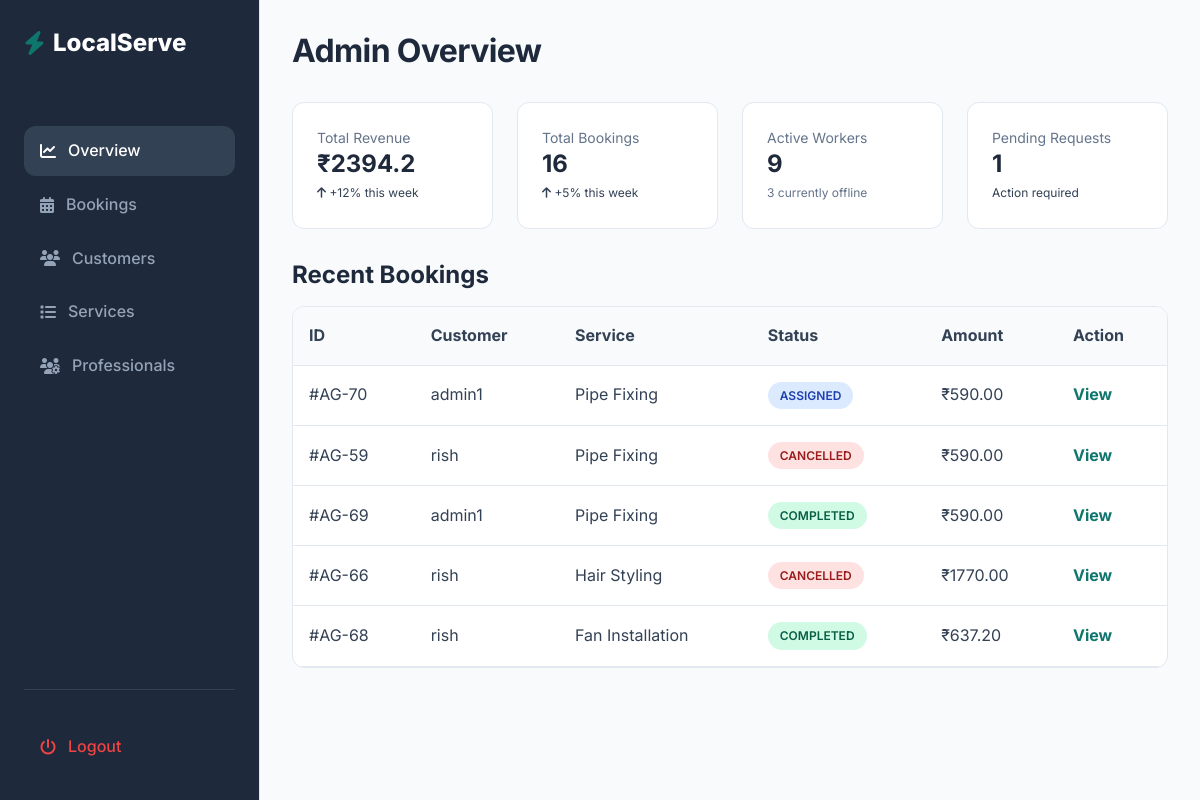
/dashboard/admin/, run on an earlier commit of the app's database.
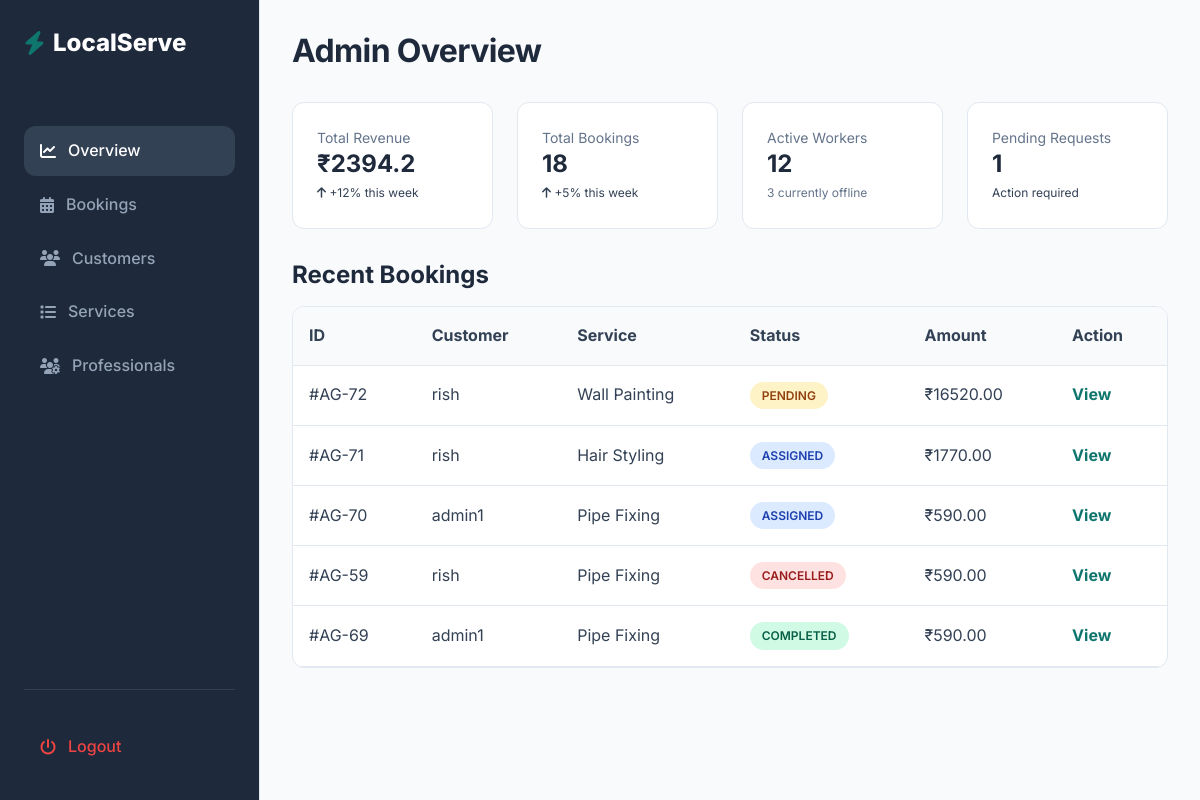
And on a later commit of the database.
### bookings/models.py (models this page shows, shortened)
class Booking(models.Model):
    BOOKING_STATUS_CHOICES = [
        ('PENDING','Pending'),
        ('ASSIGNED', 'Assigned'),
        ('CONFIRMED','Confirmed'),
        ('IN_PROGRESS','In Progress'),
        ('COMPLETED','Completed'),
        ('CANCELLED', 'Cancelled'),
    ]
    customer = models.ForeignKey(User, on_delete = models.CASCADE, related_name='bookings')
    service = models.ForeignKey(Service, on_delete = models.CASCADE, related_name='bookings')
    worker = models.ForeignKey(Worker, on_delete = models.SET_NULL, null=True, blank=True, related_name='bookings')
    booking_date = models.DateField()
    booking_time = models.TimeField()
    end_time = models.TimeField(null=True, blank = True)
    total_price = models.DecimalField(max_digits=8, decimal_places=2, default=0)
    label = models.CharField(max_length=50, blank=True, null=True)
    address_line = models.CharField(max_length=500)
    city = models.CharField(max_length=100)
    state = models.CharField(max_length=100)
    pincode = models.CharField(max_length=10)
    landmark = models.CharField(max_length=100, blank=True)
    booking_status = models.CharField(max_length=20, choices = BOOKING_STATUS_CHOICES, default='PENDING')
    created_at = models.DateTimeField(auto_now_add=True)
    updated_at = models.DateTimeField(auto_now = True)

### services/models.py (models this page shows, shortened)
class Service(models.Model):
    category = models.ForeignKey(ServiceCategory, on_delete=models.CASCADE, related_name = "services")
    title = models.CharField(max_length=150)
    description = models.TextField()
    price = models.DecimalField(max_digits=8,decimal_places=2)
    duration_minutes = models.PositiveIntegerField(
        help_text="Duration in minutes"
    )
    image = models.ImageField(upload_to="services/",blank=True, null=True)
    is_active = models.BooleanField(default=True)
    created_at = models.DateTimeField(auto_now_add=True)
    is_best_seller = models.BooleanField(default=False)
    includes = models.TextField(blank=True,default="",
        help_text="Enter one item per line (e.g. Deep dusting, Floor cleaning, etc.)"
    )

### dashboard/views.py (the view)
# urls.py: path('admin/', views.admin_dashboard, name = 'admin_dashboard'),
def admin_dashboard(request):
    total_revenue = Booking.objects.filter(booking_status = "COMPLETED").aggregate(total=Sum("total_price"))["total"] or 0
    total_bookings = Booking.objects.count()
    active_workers = Worker.objects.filter(is_active=True).count()
    pending_requests = Booking.objects.filter(
        booking_status="PENDING").count()
    recent_bookings = Booking.objects.select_related("customer", "service").order_by("-created_at")[:5]
    context ={
        "total_revenue": total_revenue,
        "total_bookings": total_bookings,
        "active_workers": active_workers,
        "pending_requests": pending_requests,
        "recent_bookings": recent_bookings,
    }
    return render(request,'admin/dashboard/admin_dashboard.html',context)

### templates/admin/dashboard/admin_dashboard.html (shortened to what this page needs)
{% extends "base_admin.html" %}
        {% block content %}
            <h2 style="margin-bottom: 2rem;">Admin Overview</h2>
            <div class="grid grid-cols-4 grid-gap" style="margin-bottom: 2rem;">
                <div class="card p-6">
                    <p class="text-sm text-light mb-1">Total Revenue</p>
                    <h3 class="text-2xl font-bold text-success">₹{{ total_revenue|floatformat:1 }}</h3>
                    <span class="text-xs text-success"><i class="fa-solid fa-arrow-up"></i> +12% this week</span>
                </div>
                <div class="card p-6">
                    <p class="text-sm text-light mb-1">Total Bookings</p>
                    <h3 class="text-2xl font-bold">{{ total_bookings }}</h3>
                    <span class="text-xs text-success"><i class="fa-solid fa-arrow-up"></i> +5% this week</span>
                </div>
                <div class="card p-6">
                    <p class="text-sm text-light mb-1">Active Workers</p>
                    <h3 class="text-2xl font-bold">{{ active_workers }}</h3>
                    <span class="text-xs text-light">3 currently offline</span>
                </div>
                <div class="card p-6">
                    <p class="text-sm text-light mb-1">Pending Requests</p>
                    <h3 class="text-2xl font-bold text-warning">{{ pending_requests }}</h3>
                    <span class="text-xs text-warning">Action required</span>
                </div>
            </div>
            <h3 style="margin-bottom: 1rem;">Recent Bookings</h3>
            <div class="card" style="padding: 0; overflow: hidden;">
                <table style="width: 100%; border-collapse: collapse; text-align: left;">
                    <thead style="background: #F8FAFC; border-bottom: 1px solid var(--color-border);">
                        <tr>
                            <th style="padding: 1rem;">ID</th>
                            <th style="padding: 1rem;">Customer</th>
                            <th style="padding: 1rem;">Service</th>
                            <th style="padding: 1rem;">Status</th>
                            <th style="padding: 1rem;">Amount</th>
                            <th style="padding: 1rem;">Action</th>
                        </tr>
                    </thead>
                    <tbody>
                        {% for booking in recent_bookings %}
                        <tr style="border-bottom: 1px solid var(--color-border);">
                            <td style="padding: 1rem;">#AG-{{ booking.id }}</td>
                            <td style="padding: 1rem;">{{ booking.customer.username }}</td>
                            <td style="padding: 1rem;">{{ booking.service.title }}</td>
                            <td style="padding: 1rem;">
                                {% if booking.booking_status == "PENDING" %}
                                <span class="badge badge-warning">Pending</span>
                                {% elif booking.booking_status == "ASSIGNED" %}
                                <span class="badge badge-info">Assigned</span>
                                {% elif booking.booking_status == "CONFIRMED" %}
                                <span class="badge badge-success">Confirmed</span>
                                {% elif booking.booking_status == "COMPLETED" %}
                                <span class="badge badge-success">Completed</span>
                                {% elif booking.booking_status == "CANCELLED" %}
                                <span class="badge badge-danger">Cancelled</span>
                                {% endif %}
                            </td>
                            <td style="padding: 1rem;">₹{{ booking.total_price }}</td>
                            <td style="padding: 1rem;"><a href="{% url 'admin_booking_detail' booking.id %}?from=dashboard"
                                    class="text-primary font-bold">View</a></td>
                        </tr>
                        {% endfor %}
                    </tbody>
                </table>
            </div>
        {% endblock %}

What changed in the data, as far as the page shows it:
no longer on this page (row unchanged): Booking: id "66", customer.username "rish", service "Hair Styling", booking_status "CANCELLED", total_price "1770.00"
no longer on this page (row unchanged): Booking: id "68", customer.username "rish", service "Fan Installation", booking_status "COMPLETED", total_price "637.20"
added Booking: id "72", customer.username "rish", service "Wall Painting", booking_status "PENDING", total_price "16520.00"
added Booking: id "71", customer.username "rish", service "Hair Styling", booking_status "ASSIGNED", total_price "1770.00"
Also different on the page:
{{ total_bookings }}: "16" → "18"
{{ active_workers }}: "9" → "12"
